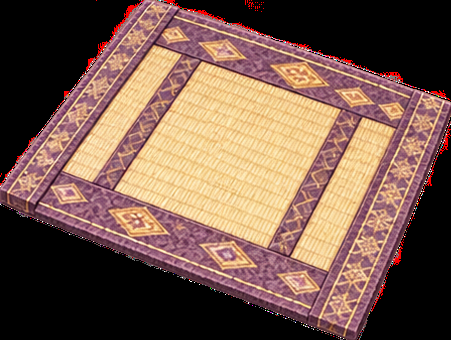
#> input picture tools/room-img/cut12/j104.png, 451 x 340 px, found by its file name; its folder holds 4 pictures in this run
$ python batch5.py
#> lines starting #> are read from the running program, lines starting #| are printed output that depends on the picture; after the words box and inside, x2 and y2 are one past the last pixel; in counts of white or black regions, pixels touching at a corner belong together
# 5つ目のセット：和の壁掛け8種と、和のラグ8種
#   ラグは床のひし形にぴったり合わせる：四角いものは4つの角をひし形の角へ（射影変換）、
#   丸いもの・花形などは輪郭のだ円を、床の上の円（横:たて＝2:1 のだ円）へ
import cv2, numpy as np, os
OUT = 'tools/room-img/cut13'; os.makedirs(OUT, exist_ok=True)
WALL = [('j100', 'w_noren', '月とうさぎののれん', 2, 2.6, 200), ('j101', 'w_fujimado', '藤の丸窓', 1.8, 2, 400), ('j102', 'w_byobu', '紅白梅の屏風', 3, 0, 400), ('j103', 'w_marudana', '丸い壁棚', 1.8, 2.4, 300),
        ('j200', 'w_sakuramado', '桜の丸窓', 1.8, 2, 400), ('j201', 'w_tsuru', '鶴の掛け軸', 1.2, 2.2, 300), ('j202', 'w_sensu', '桜と扇の飾り', 1.8, 2.6, 200), ('j203', 'w_momijitoro', '紅葉の吊り灯籠', 1.2, 3, 200)]
RUG = [('j104', 'r_tatami', '紫べりの畳ござ', 'q', 300), ('j105', 'r_momiji', '紅葉と流水のラグ', 'e', 300), ('j106', 'r_botan', '牡丹と麻の葉のラグ', 'e', 400), ('j107', 'r_ayame', 'あやめの雲形ラグ', 'e', 300),
       ('j204', 'r_seigaiha', '桜と青海波のござ', 'q', 300), ('j205', 'r_koi', '鯉と紅葉のラグ', 'e', 400), ('j206', 'r_take', '竹のござ', 'q', 200), ('j207', 'r_sakura', '桜の花形ラグ', 'e', 300)]
def rug(src, k, kind):
#> called with src = 'j104', k = 'r_tatami', kind = 'q'
    im = cv2.imread(f'tools/room-img/cut12/{src}.png', cv2.IMREAD_UNCHANGED)
#> im is the input picture: shape (340, 451, 4); mean B, G, R, A 76.5, 89.4, 118.5, 148.8
    a = (im[..., 3] > 128).astype(np.uint8)
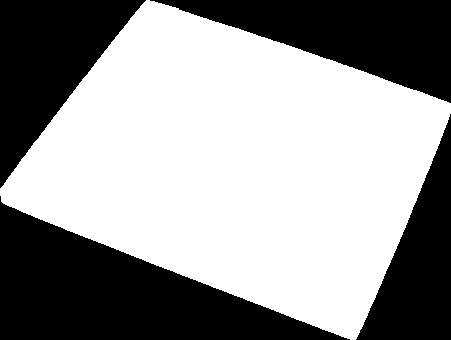
#> a: shape (340, 451); values 0 (black) and 1 (white), 59% white; 4 black regions
    cs, _ = cv2.findContours(a, cv2.RETR_EXTERNAL, cv2.CHAIN_APPROX_NONE); c = max(cs, key=cv2.contourArea)
#> after `cs, _ = cv2.findContours(a, cv2.RETR_EXTERNAL, cv2.CHAIN_APPROX_NONE)`: cs = 1 contour; box (x1, y1, x2, y2) and area: (0, 0, 451, 340) 89963
#> after `c = max(cs, key=cv2.contourArea)`: c = contour of 1096 points, box (x1, y1, x2, y2) (0, 0, 451, 340), area 89963
    if kind == 'q':
        h = cv2.convexHull(c); q = cv2.approxPolyDP(h, .03 * cv2.arcLength(h, True), True).reshape(-1, 2).astype(np.float32)
#> after `h = cv2.convexHull(c)`: h = contour of 40 points, box (x1, y1, x2, y2) (0, 0, 451, 340), area 90588
#> after `q = cv2.approxPolyDP(h, 0.03 * cv2.arcLength(h, True), True).reshape(-`: q = [[146, 0], [450, 103], [355, 339], [1, 201]]
        top = q[np.argmin(q[:, 1])]; right = q[np.argmax(q[:, 0])]; bot = q[np.argmax(q[:, 1])]; left = q[np.argmin(q[:, 0])]
#> after `top = q[np.argmin(q[:, 1])]`: top = [146, 0]
#> after `right = q[np.argmax(q[:, 0])]`: right = [450, 103]
#> after `bot = q[np.argmax(q[:, 1])]`: bot = [355, 339]
#> after `left = q[np.argmin(q[:, 0])]`: left = [1, 201]
        fw, fd = (3, 2) if np.linalg.norm(right - top) >= np.linalg.norm(top - left) else (2, 3)
#> fw = 3; fd = 2
        u = 480 / (fw + fd)
#> u = 96
        dst = np.float32([[fd, 0], [fw + fd, fw / 2], [fw, (fw + fd) / 2], [0, fd / 2]]) * u
#> dst = [[192, 0], [480, 144], [288, 240], [0, 96]]
        M = cv2.getPerspectiveTransform(np.float32([top, right, bot, left]), dst)
#> M = [[1.08, -0.161, 31.3], [0.246, 0.736, -35.93], [-9.09e-05, 0.000845, 1]]
        out = cv2.warpPerspective(im, M, (480, 240), flags=cv2.INTER_CUBIC, borderMode=cv2.BORDER_CONSTANT, borderValue=(0, 0, 0, 0))
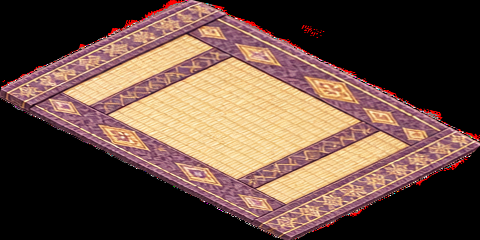
#> out: shape (240, 480, 4); mean B, G, R, A 65.5, 76.7, 101.9, 126.9
        return out, fw, fd
    (cx, cy), (w, h), ang = cv2.fitEllipse(c)
    th = np.deg2rad(ang)   # w の軸の向き
    ax1 = np.array([np.cos(th), np.sin(th)]) * w / 2; ax2 = np.array([-np.sin(th), np.cos(th)]) * h / 2
    if abs(ax1[0]) < abs(ax2[0]): ax1, ax2 = ax2, ax1     # 横に近い軸を横に
    if ax1[0] < 0: ax1 = -ax1
    if ax2[1] < 0: ax2 = -ax2
    W = 480; R = W / 2 * .74      # 2×2 のひし形の中におさまる円
    src3 = np.float32([[cx, cy], [cx + ax1[0], cy + ax1[1]], [cx + ax2[0], cy + ax2[1]]])
    dst3 = np.float32([[W / 2, W / 4], [W / 2 + R, W / 4], [W / 2, W / 4 + R / 2]])
    out = cv2.warpAffine(im, cv2.getAffineTransform(src3, dst3), (W, W // 2), flags=cv2.INTER_CUBIC, borderMode=cv2.BORDER_CONSTANT, borderValue=(0, 0, 0, 0))
    return out, 2, 2
L = []
for s, k, n, kind, p in RUG:
    out, fw, fd = rug(s, k, kind); cv2.imwrite(f'{OUT}/{k}.png', out)
#> after `out, fw, fd = rug(s, k, kind)`: fw = 3; fd = 2
#> (the run stopped early here; a loop or call above may not have finished)
